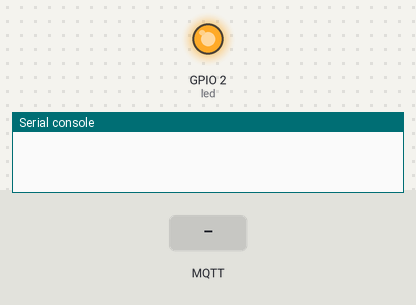
Bench run of a program on a simulated ESP8266 board running MicroPython. Shown: output pins drawn as LEDs (lit = HIGH, except the on-board LED, lit = LOW), the last lines printed to the serial console. The test bench sets the inputs (shaded band). No MQTT or app messages arrive unless stated.

Above: at 1.2 s.
1.3 s: MQTT message "1" arrives on the first subscribed topic
At 3.2 s:
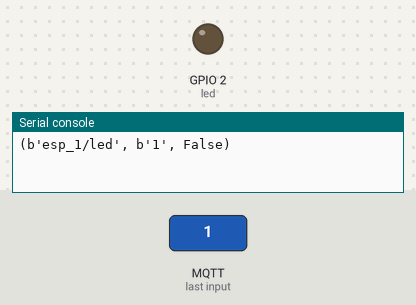
3.5 s: MQTT message "on" arrives on the first subscribed topic
At 3.9 s:
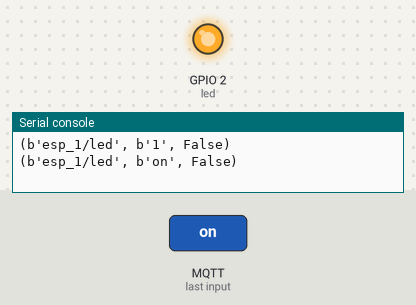
5.0 s: MQTT message "off" arrives on the first subscribed topic
At 6.0 s:
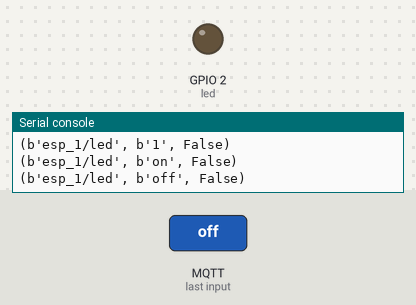
Timing chart, 0 to 8.0 s (numbered marks = the images above; inputs shaded):
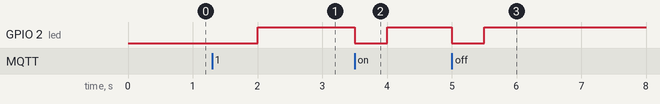

The program:

main.py
```python
from mqtt_as import MQTTClient, config
import uasyncio as asyncio
from machine import Pin
from blink import blink_onboard

def callback(topic, msg, retained):
    print((topic, msg, retained))
    blink_onboard(1)

async def conn_han(client):
    await client.subscribe('esp_1/led', 1)

async def main(client):
    connected = False
    while not connected:
        try:
            connected = not await client.connect()
        except OSError as e:
            pass

    ir_sensor = Pin(4, Pin.IN)
    was_on = False
    while True:
        ir_sensor_on = not ir_sensor.value() # 0 is "ON"
        await asyncio.sleep(0.1)
        if ir_sensor_on and not was_on:
            was_on = True
            print('ir_sensor_on', ir_sensor_on)
            await client.publish('esp_1/ir_sensor', f'{ir_sensor_on}', qos = 1)
        if not ir_sensor_on:
            was_on = False


config['subs_cb'] = callback
config['connect_coro'] = conn_han

MQTTClient.DEBUG = True
client = MQTTClient(config)
try:
    asyncio.run(main(client))
finally:
    client.close()
```

config.py
```python
from sys import platform, implementation
from mqtt_as import config

config['server'] = 'node02.myqtthub.com'
config['user'] = 'esp_1'
config['password'] = 'PyConSK2022'
config['client_id'] = 'esp_1'


config['ssid'] = 'mynet_ASUS'
config['wifi_pw'] = ''
```

blink.py
```python
import time
from machine import Pin

def blink_onboard(times=1):
    led = Pin(2, Pin.OUT)
    for _ in range(times):
        led.off() # is on
        time.sleep(0.5)
        led.on() # is off
        time.sleep(0.5)
```

boot.py
```python
# This file is executed on every boot (including wake-boot from deepsleep)
#uos.dupterm(None, 1) # disable REPL on UART(0)
#import webrepl
#webrepl.start()
# disable debug
import esp
esp.osdebug(None)
# enable garbage collector
import gc
gc.collect()

import config
```

Measured:
- after the input at 1.3 s, GPIO 2 (led): LOW → HIGH after 0.70 s
- after the input at 3.5 s, GPIO 2 (led): HIGH → LOW at once, → HIGH 0.50 s later
- after the input at 5.0 s, GPIO 2 (led): HIGH → LOW at once, → HIGH 0.50 s later
